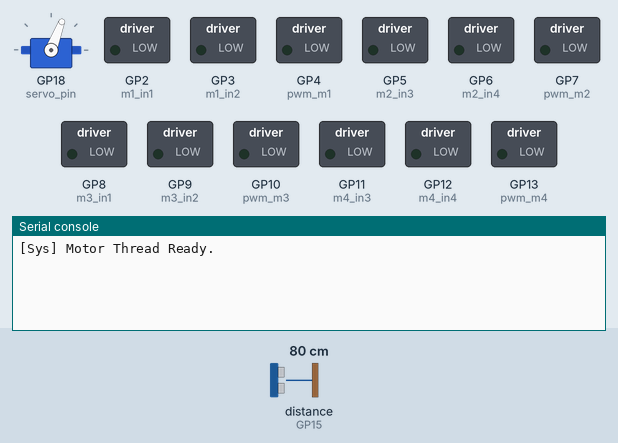
A program run on a simulated Raspberry Pi Pico running MicroPython. Shown: servo, switched loads named in the program (green lamp = pin HIGH), the last lines printed to the serial console. The inputs (shaded band) are chosen by the test bench; at power-on: distance to the obstacle (sensor on GP15) 80 cm. The echo pulse lasts 58.3 µs per cm; servo angles are drawn from the pulse width (0.5 ms = 0°, 2.5 ms = 180°); threads take turns every 2 ms; pins used as bus, display or sensor lines are not drawn.

Above: at 1.2 s.
1.3 s: distance to the obstacle (sensor on GP15) set to 11 cm
At 3.1 s:
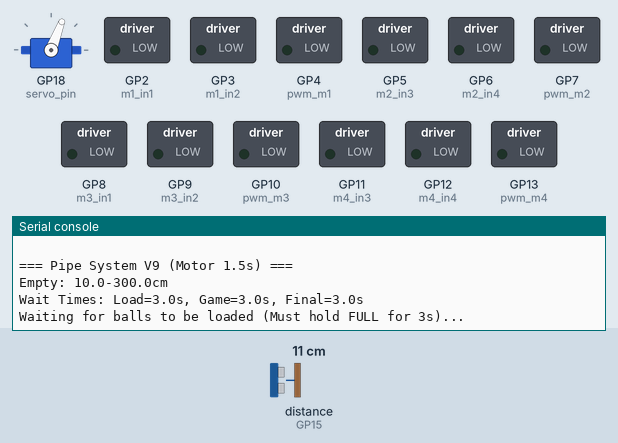
3.5 s: distance to the obstacle (sensor on GP15) set to 8 cm
At 7.4 s:
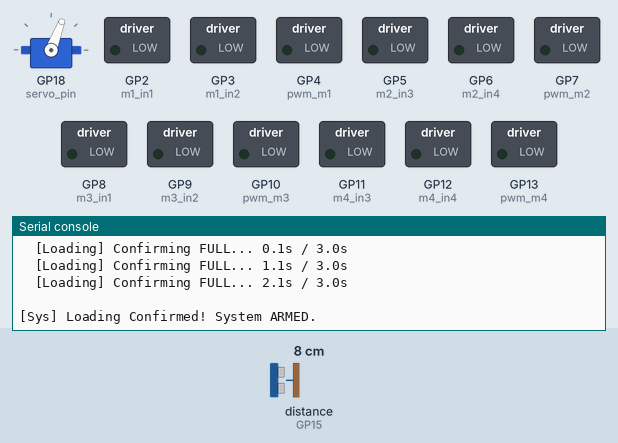

Measured:
- the behaviour switches between 10 and 9 cm on distance to the obstacle (sensor on GP15) (found by bisection; images 1 and 2)
- after the input at 3.5 s, the serial console: prints a new line after 0.13 s (image 2)

The program:

main.py
```python
import machine
import utime
import _thread  # 載入多核心模組

# -----------------------------------------------------------------
# 1. 參數設定
# -----------------------------------------------------------------
VALID_DISTANCE_MIN_CM = 10.0  # 10cm
VALID_DISTANCE_MAX_CM = 300.0  # 300cm

# (1) 準備階段：確認填滿球的時間
LOADING_CONFIRM_DURATION_S = 3.0

# (2) G1-G4 閥門：開啟前的防誤判時間
SAFETY_DURATION_S = 3.0

# (3) Final 閥門：開啟前的獨立防誤判時間
FINAL_SAFETY_DURATION_S = 3.0

# (4) 馬達與伺服動作參數
MOTOR_RUN_TIME_S = 1.5  # (修改) 馬達轉動時間 (1.5秒)
MOTOR_SPEED_30_PERCENT = 19661  # 30%
FINAL_GATE_HOLD_TIME_S = 5.0  # Final 閥門動作後停留時間

# -----------------------------------------------------------------
# 2. 核心通訊 & 硬體定義
# -----------------------------------------------------------------
command_lock = _thread.allocate_lock()
shared_command = None

# L298N
m1_in1 = machine.Pin(2, machine.Pin.OUT)
m1_in2 = machine.Pin(3, machine.Pin.OUT)
pwm_m1 = machine.PWM(machine.Pin(4))
m2_in3 = machine.Pin(5, machine.Pin.OUT)
m2_in4 = machine.Pin(6, machine.Pin.OUT)
pwm_m2 = machine.PWM(machine.Pin(7))
m3_in1 = machine.Pin(8, machine.Pin.OUT)
m3_in2 = machine.Pin(9, machine.Pin.OUT)
pwm_m3 = machine.PWM(machine.Pin(10))
m4_in3 = machine.Pin(11, machine.Pin.OUT)
m4_in4 = machine.Pin(12, machine.Pin.OUT)
pwm_m4 = machine.PWM(machine.Pin(13))
# Sensor
sensor_trig = machine.Pin(14, machine.Pin.OUT)
sensor_echo = machine.Pin(15, machine.Pin.IN)
# Servo (GP18)
servo_pin = machine.Pin(18)
servo_pwm = machine.PWM(servo_pin)
servo_pwm.freq(50)

# -----------------------------------------------------------------
# 3. 控制函式
# -----------------------------------------------------------------
all_pwms = [pwm_m1, pwm_m2, pwm_m3, pwm_m4]
for pwm in all_pwms:
    pwm.freq(1000)
    pwm.duty_u16(0)


def motor_reverse(in_a, in_b, pwm):
    """逆時針 30%"""
    in_a.low()
    in_b.high()
    pwm.duty_u16(MOTOR_SPEED_30_PERCENT)


def motor_stop(in_a, in_b, pwm):
    """停止"""
    in_a.low()
    in_b.low()
    pwm.duty_u16(0)


motor_M1 = (m1_in1, m1_in2, pwm_m1)
motor_M2 = (m2_in3, m2_in4, pwm_m2)
motor_M3 = (m3_in1, m3_in2, pwm_m3)
motor_M4 = (m4_in3, m4_in4, pwm_m4)

# 伺服馬達設定
SERVO_DEFAULT_POS_NS = 1266000  # 60 度 (常態)
SERVO_FINAL_POS_NS = 600000  # 0 度 (動作)


def set_servo_initial_pos():
    servo_pwm.duty_ns(SERVO_DEFAULT_POS_NS)
    utime.sleep(1)


def activate_final_gate_sequence():
    print("    [Servo] Moving to 0 deg...")
    servo_pwm.duty_ns(SERVO_FINAL_POS_NS)
    utime.sleep(FINAL_GATE_HOLD_TIME_S)  # 停留 5 秒
    print("    [Servo] Returning to 60 deg...")
    servo_pwm.duty_ns(SERVO_DEFAULT_POS_NS)
    utime.sleep(1)


def get_distance():
    sensor_trig.low()
    utime.sleep_us(2)
    sensor_trig.high()
    utime.sleep_us(10)
    sensor_trig.low()
    start_time = utime.ticks_us()
    while sensor_echo.value() == 0:
        if utime.ticks_diff(utime.ticks_us(), start_time) > 5000:
            return -1
    pulse_start_time = utime.ticks_us()
    while sensor_echo.value() == 1:
        if utime.ticks_diff(utime.ticks_us(), pulse_start_time) > 23200:
            return -2
    pulse_end_time = utime.ticks_us()
    return (utime.ticks_diff(pulse_end_time, pulse_start_time) * 0.0343) / 2


# -----------------------------------------------------------------
# 4. 核心 1 (馬達)
# -----------------------------------------------------------------
def motor_control_loop():
    global shared_command
    print("[Sys] Motor Thread Ready.")
    try:
        while True:
            cmd = None
            with command_lock:
                if shared_command:
                    cmd = shared_command
                    shared_command = None

            if cmd:
                motor = None
                # 順序: G1->M4, G2->M3, G3->M2, G4->M1
                if cmd == "G1":
                    motor = motor_M4
                elif cmd == "G2":
                    motor = motor_M3
                elif cmd == "G3":
                    motor = motor_M2
                elif cmd == "G4":
                    motor = motor_M1

                if motor:
                    # 執行逆時針 1.5 秒
                    print(f"  >> Motor {cmd}: Running CCW for {MOTOR_RUN_TIME_S}s...")
                    motor_reverse(motor[0], motor[1], motor[2])
                    utime.sleep(MOTOR_RUN_TIME_S)

                    motor_stop(motor[0], motor[1], motor[2])
                    print(f"  >> Motor {cmd}: DONE.")
            utime.sleep_ms(100)
    except Exception:
        pass
    finally:
        motor_stop(motor_M1[0], motor_M1[1], motor_M1[2])
        motor_stop(motor_M2[0], motor_M2[1], motor_M2[2])
        motor_stop(motor_M3[0], motor_M3[1], motor_M3[2])
        motor_stop(motor_M4[0], motor_M4[1], motor_M4[2])


# -----------------------------------------------------------------
# 5. 核心 0 (主程式)
# -----------------------------------------------------------------
_thread.start_new_thread(motor_control_loop, ())
utime.sleep(1)

set_servo_initial_pos()  # 伺服馬達轉到 60 度

print("\n=== Pipe System V9 (Motor 1.5s) ===")
print(f"Empty: {VALID_DISTANCE_MIN_CM}-{VALID_DISTANCE_MAX_CM}cm")
print(
    f"Wait Times: Load={LOADING_CONFIRM_DURATION_S}s, Game={SAFETY_DURATION_S}s, Final={FINAL_SAFETY_DURATION_S}s"
)
print("Waiting for balls to be loaded (Must hold FULL for 3s)...")

current_stage = -1
packet_names = ["G1", "G2", "G3", "G4"]
is_timer_running = False
empty_start_time = 0
last_timer_print_time = 0

try:
    while True:
        dist = get_distance()
        is_empty = dist >= VALID_DISTANCE_MIN_CM and dist <= VALID_DISTANCE_MAX_CM
        is_full = not is_empty

        # --- 階段 -1: 準備模式 ---
        if current_stage == -1:
            if is_full:
                if not is_timer_running:
                    is_timer_running = True
                    empty_start_time = utime.ticks_ms()
                    last_timer_print_time = 0
                else:
                    elapsed = (
                        utime.ticks_diff(utime.ticks_ms(), empty_start_time) / 1000.0
                    )
                    if utime.ticks_diff(utime.ticks_ms(), last_timer_print_time) > 1000:
                        print(
                            f"  [Loading] Confirming FULL... {elapsed:.1f}s / {LOADING_CONFIRM_DURATION_S}s"
                        )
                        last_timer_print_time = utime.ticks_ms()

                    if elapsed >= LOADING_CONFIRM_DURATION_S:
                        print("\n[Sys] Loading Confirmed! System ARMED.")
                        current_stage = 0
                        is_timer_running = False
            else:
                is_timer_running = False

        # --- 階段 8: 最終閥門 ---
        elif current_stage == 8:
            if is_empty:
                if not is_timer_running:
                    is_timer_running = True
                    empty_start_time = utime.ticks_ms()
                    last_timer_print_time = 0
                else:
                    elapsed = (
                        utime.ticks_diff(utime.ticks_ms(), empty_start_time) / 1000.0
                    )
                    if utime.ticks_diff(utime.ticks_ms(), last_timer_print_time) > 1000:
                        print(
                            f"  [Final] Empty detected... {elapsed:.1f}s / {FINAL_SAFETY_DURATION_S}s"
                        )
                        last_timer_print_time = utime.ticks_ms()

                    if elapsed >= FINAL_SAFETY_DURATION_S:
                        print("[Sys] ACTIVATING FINAL GATE SEQUENCE.")
                        activate_final_gate_sequence()
                        current_stage = 9
                        is_timer_running = False
                        print("[Sys] Mission Complete. Gate back at 60 deg.")
            else:
                is_timer_running = False

        elif current_stage == 9:
            pass

        # --- G1-G4 循環 ---
        else:
            wait_empty = current_stage % 2 == 0
            pkt = packet_names[current_stage // 2]

            if wait_empty:  # 等待淨空
                if is_empty:
                    if not is_timer_running:
                        is_timer_running = True
                        empty_start_time = utime.ticks_ms()
                        last_timer_print_time = 0
                    else:
                        elapsed = (
                            utime.ticks_diff(utime.ticks_ms(), empty_start_time)
                            / 1000.0
                        )
                        if (
                            utime.ticks_diff(utime.ticks_ms(), last_timer_print_time)
                            > 1000
                        ):
                            print(
                                f"  [{pkt}] Empty detected... {elapsed:.1f}s / {SAFETY_DURATION_S}s"
                            )
                            last_timer_print_time = utime.ticks_ms()

                        if elapsed >= SAFETY_DURATION_S:
                            print(f"[{pkt}] TRIGGERED! Sending command.")
                            with command_lock:
                                shared_command = pkt
                            current_stage += 1
                            is_timer_running = False
                else:
                    is_timer_running = False

            else:  # 等待填滿
                if is_full:
                    print(f"[{pkt}] Pipe Refilled. Waiting for next cycle...")
                    current_stage += 1

        utime.sleep_ms(100)

except KeyboardInterrupt:
    print("\nStopped.")
finally:
    print("HALTED.")
```
